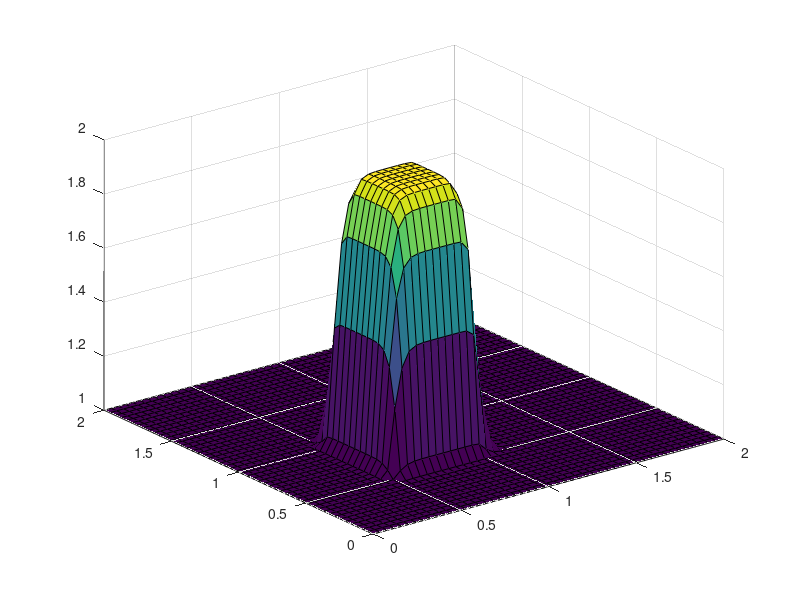

Reproduce this figure in MATLAB.
%% Step 5: 2D Burger's Equation
clc
clear all

Lx = 2;
Ly = 2;
nx = 50;
ny = 50;
dx = Lx/(nx-1);
dy = Ly/(ny-1);

for i = 1:nx
   for j = 1:ny
        x(i,j) = (i-1)*dx;
        y(i,j) = (j-1)*dy;
   end
end
nt = 120;

sigma=0.0009;
nu = 0.01;
% dt = (r*dx^2)/nu;
dt = (sigma * dx * dy)/nu
%% Pre allocation 
u=ones(nx,ny);
v=ones(nx,ny);
%% Initial Condition
for i= 1:nx
    
    for j =1:ny
        if x(i,j) >= 0.5 && x(i,j) <= 1 && y(i,j)>=0.5 && y(i,j)<=1 
            u(i,j)=2;
            v(i,j)=2;
        else
            u(i,j)=1;
            v(i,j)=1;
        end
            
    end
    
end
%% Computation
t=1;

while t<=nt
    u1=u;
    v1=v;
    for i = 2:nx-1
        for j = 2:ny-1
            
            u(i,j)=u1(i,j)-(dt/dx)*u1(i,j)*(u1(i,j)-u1(i-1,j))-(dt/dy)*v1(i,j)*(u1(i,j)-u1(i,j-1))+nu*(dt/dx^2)*(u1(i+1,j)-2*u1(i,j)+u1(i-1,j))+nu*(dt/dy^2)*(u1(i,j+1)-2*u1(i,j)+u1(i,j-1));
            v(i,j)=v1(i,j)-(dt/dx)*u1(i,j)*(v1(i,j)-v1(i-1,j))-(dt/dy)*v1(i,j)*(v1(i,j)-v1(i,j-1))+nu*(dt/dx^2)*(v1(i+1,j)-2*v1(i,j)+v1(i-1,j))+nu*(dt/dy^2)*(v1(i,j+1)-2*v1(i,j)+v1(i,j-1));
                    
        end
        
    end
    t=t+1;
    surf(x,y,u,v)
    pause(0.1)
end
